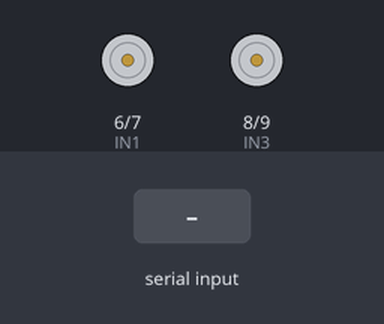
Bench run of a sketch on a simulated Arduino Uno, built with avr-gcc and run on an emulated ATmega328P. On the bench: motor-driver pin pairs drawn as motors (green arrow = first pin HIGH = forward, orange = second pin HIGH = backward, longer = more drive). The test bench sets the inputs (shaded band).

Above: at 1.2 s.
1.3 s: "F" received over Serial
At 2.1 s:
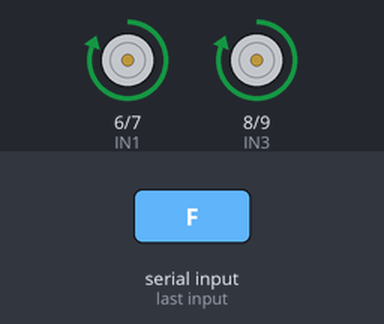
3.8 s: "B" received over Serial
At 4.6 s:
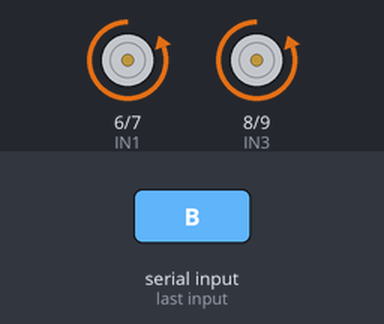
6.3 s: "L" received over Serial
At 7.1 s:
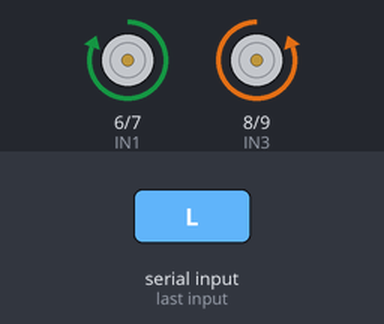
8.8 s: "R" received over Serial
At 9.6 s:
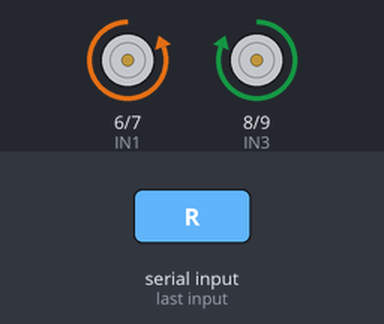
Timing chart, 0 to 11.8 s (numbered marks = the images above; inputs shaded):
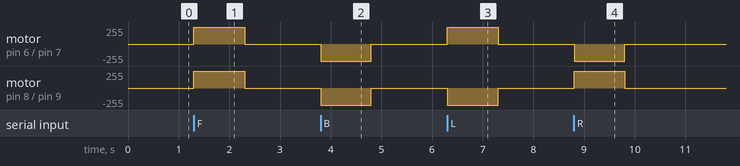

The sketch:

24_bluetooth_car.ino
```cpp
/*
  المستوى المتقدم — المشروع 1: التحكم في الروبوت عبر البلوتوث (HC-05)
  كتاب: 38 مشروع في شهر — لؤي النصري (@robotlouay)

  التوصيل:
    HC-05: VCC → 5V   GND → GND
           TXD → Pin 0 (RX)
           RXD ← Pin 1 (TX) عبر مقسم جهد (1kΩ من Pin 1 ثم 2kΩ إلى GND) لأن RXD يعمل بـ 3.3V
    L298N: IN1 → 6   IN2 → 7   IN3 → 8   IN4 → 9 (كما في المشاريع السابقة)
  ⚠ افصل سلكي TXD/RXD قبل رفع الكود ثم أعد توصيلهما.
  التطبيق: أي تطبيق "Bluetooth RC Car" يرسل: F أمام، B خلف، L يسار، R يمين، S توقف.
  كلمة مرور الإقران الافتراضية: 1234 أو 0000
*/

const int IN1 = 6, IN2 = 7, IN3 = 8, IN4 = 9;
unsigned long lastCmd = 0;

void motors(int r, int l) {
  digitalWrite(IN1, r == 1);  digitalWrite(IN2, r == -1);
  digitalWrite(IN3, l == 1);  digitalWrite(IN4, l == -1);
}

void setup() {
  Serial.begin(9600);          // سرعة HC-05 الافتراضية
  pinMode(IN1, OUTPUT); pinMode(IN2, OUTPUT);
  pinMode(IN3, OUTPUT); pinMode(IN4, OUTPUT);
  motors(0, 0);
}

void loop() {
  if (Serial.available()) {
    char c = toupper(Serial.read());
    lastCmd = millis();
    switch (c) {
      case 'F': motors(1, 1);   break;   // للأمام
      case 'B': motors(-1, -1); break;   // للخلف
      case 'L': motors(1, -1);  break;   // يسار (دوران في المكان)
      case 'R': motors(-1, 1);  break;   // يمين
      case 'S': motors(0, 0);   break;   // توقف
    }
  }
  // أمان: توقف إذا انقطع الاتصال لأكثر من ثانية
  if (millis() - lastCmd > 1000) motors(0, 0);
}
```

Measured:
- after the input at 1.3 s, motor on pin 6 (IN1) / pin 7 (IN2), motor on pin 8 (IN3) / pin 9 (IN4): stopped → forward 255/255 at once, → stopped 1.0 s later
- after the input at 3.8 s, motor on pin 6 (IN1) / pin 7 (IN2), motor on pin 8 (IN3) / pin 9 (IN4): stopped → backward 255/255 at once, → stopped 1.0 s later
- after the input at 6.3 s, motor on pin 6 (IN1) / pin 7 (IN2): stopped → forward 255/255 at once, → stopped 1.0 s later; motor on pin 8 (IN3) / pin 9 (IN4): stopped → backward 255/255 at once, → stopped 1.0 s later
- after the input at 8.8 s, motor on pin 6 (IN1) / pin 7 (IN2): stopped → backward 255/255 at once, → stopped 1.0 s later; motor on pin 8 (IN3) / pin 9 (IN4): stopped → forward 255/255 at once, → stopped 1.0 s later
